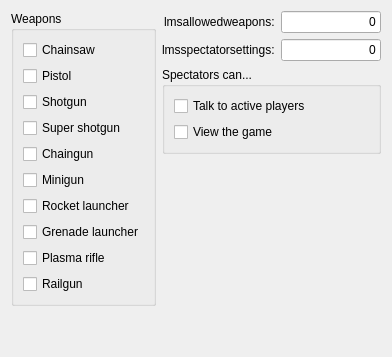
     <widget class="QWidget" name="tabLMS">
      <attribute name="title">
       <string>LMS</string>
      </attribute>
      <layout class="QVBoxLayout" name="verticalLayout_27">
       <item>
        <layout class="QHBoxLayout" name="horizontalLayout_5">
         <item>
          <widget class="QGroupBox" name="groupBox_14">
           <property name="title">
            <string>Weapons</string>
           </property>
           <layout class="QVBoxLayout" name="verticalLayout_19">
            <item>
             <widget class="QCheckBox" name="cbLMSChainsaw">
              <property name="text">
               <string>Chainsaw</string>
              </property>
             </widget>
            </item>
            <item>
             <widget class="QCheckBox" name="cbLMSPistol">
              <property name="text">
               <string>Pistol</string>
              </property>
             </widget>
            </item>
            <item>
             <widget class="QCheckBox" name="cbLMSShotgun">
              <property name="text">
               <string>Shotgun</string>
              </property>
             </widget>
            </item>
            <item>
             <widget class="QCheckBox" name="cbLMSSuperShotgun">
              <property name="text">
               <string>Super shotgun</string>
              </property>
             </widget>
            </item>
            <item>
             <widget class="QCheckBox" name="cbLMSChaingun">
              <property name="text">
               <string>Chaingun</string>
              </property>
             </widget>
            </item>
            <item>
             <widget class="QCheckBox" name="cbLMSMinigun">
              <property name="text">
               <string>Minigun</string>
              </property>
             </widget>
            </item>
            <item>
             <widget class="QCheckBox" name="cbLMSRocketLauncher">
              <property name="text">
               <string>Rocket launcher</string>
              </property>
             </widget>
            </item>
            <item>
             <widget class="QCheckBox" name="cbLMSGrenadeLauncher">
              <property name="text">
               <string>Grenade launcher</string>
              </property>
             </widget>
            </item>
            <item>
             <widget class="QCheckBox" name="cbLMSPlasmaRifle">
              <property name="text">
               <string>Plasma rifle</string>
              </property>
             </widget>
            </item>
            <item>
             <widget class="QCheckBox" name="cbLMSRailgun">
              <property name="text">
               <string>Railgun</string>
              </property>
             </widget>
            </item>
           </layout>
          </widget>
         </item>
         <item>
          <layout class="QVBoxLayout" name="verticalLayout_20">
           <item>
            <layout class="QFormLayout" name="formLayout_4">
             <property name="labelAlignment">
              <set>Qt::AlignRight|Qt::AlignTrailing|Qt::AlignVCenter</set>
             </property>
             <property name="formAlignment">
              <set>Qt::AlignLeading|Qt::AlignLeft|Qt::AlignTop</set>
             </property>
             <item row="0" column="0">
              <widget class="QLabel" name="label_10">
               <property name="text">
                <string>lmsallowedweapons:</string>
               </property>
              </widget>
             </item>
             <item row="0" column="1">
              <widget class="QLineEdit" name="leLMSAllowedWeapons">
               <property name="maximumSize">
                <size>
                 <width>100</width>
                 <height>16777215</height>
                </size>
               </property>
               <property name="text">
                <string>0</string>
               </property>
               <property name="alignment">
                <set>Qt::AlignRight|Qt::AlignTrailing|Qt::AlignVCenter</set>
               </property>
              </widget>
             </item>
             <item row="1" column="0">
              <widget class="QLabel" name="label_11">
               <property name="text">
                <string>lmsspectatorsettings:</string>
               </property>
              </widget>
             </item>
             <item row="1" column="1">
              <widget class="QLineEdit" name="leLMSSpectatorSettings">
               <property name="maximumSize">
                <size>
                 <width>100</width>
                 <height>16777215</height>
                </size>
               </property>
               <property name="text">
                <string>0</string>
               </property>
               <property name="alignment">
                <set>Qt::AlignRight|Qt::AlignTrailing|Qt::AlignVCenter</set>
               </property>
              </widget>
             </item>
            </layout>
           </item>
           <item>
            <widget class="QGroupBox" name="groupBox_15">
             <property name="title">
              <string>Spectators can...</string>
             </property>
             <layout class="QVBoxLayout" name="verticalLayout_21">
              <item>
               <widget class="QCheckBox" name="cbLMSSpectatorsCanTalkToActivePlayers">
                <property name="text">
                 <string>Talk to active players</string>
                </property>
               </widget>
              </item>
              <item>
               <widget class="QCheckBox" name="cbLMSSpectatorsCanViewTheGame">
                <property name="text">
                 <string>View the game</string>
                </property>
               </widget>
              </item>
             </layout>
            </widget>
           </item>
           <item>
            <spacer name="verticalSpacer_5">
             <property name="orientation">
              <enum>Qt::Vertical</enum>
             </property>
             <property name="sizeHint" stdset="0">
              <size>
               <width>20</width>
               <height>40</height>
              </size>
             </property>
            </spacer>
           </item>
          </layout>
         </item>
        </layout>
       </item>
       <item>
        <spacer name="verticalSpacer_4">
         <property name="orientation">
          <enum>Qt::Vertical</enum>
         </property>
         <property name="sizeHint" stdset="0">
          <size>
           <width>20</width>
           <height>40</height>
          </size>
         </property>
        </spacer>
       </item>
      </layout>
     </widget>
